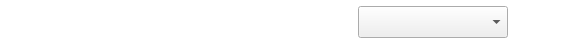
<?xml version="1.0" encoding="UTF-8"?>
<ui version="4.0">
 <class>SharingWidget</class>
 <widget class="QWidget" name="SharingWidget">
  <property name="enabled">
   <bool>true</bool>
  </property>
  <property name="geometry">
   <rect>
    <x>0</x>
    <y>0</y>
    <width>572</width>
    <height>45</height>
   </rect>
  </property>
  <property name="minimumSize">
   <size>
    <width>20</width>
    <height>45</height>
   </size>
  </property>
  <property name="windowTitle">
   <string>Form</string>
  </property>
  <property name="styleSheet">
   <string notr="true">#SharingWidget:!disabled
{
background-color: rgb(255, 255, 255);
}

#button_delete
{
border: 0;
background: 0;
}</string>
  </property>
  <layout class="QHBoxLayout" name="horizontalLayout">
   <property name="spacing">
    <number>20</number>
   </property>
   <property name="leftMargin">
    <number>0</number>
   </property>
   <property name="topMargin">
    <number>0</number>
   </property>
   <property name="rightMargin">
    <number>20</number>
   </property>
   <property name="bottomMargin">
    <number>0</number>
   </property>
   <item>
    <widget class="QLabel" name="label_name">
     <property name="text">
      <string/>
     </property>
    </widget>
   </item>
   <item>
    <spacer name="horizontalSpacer">
     <property name="orientation">
      <enum>Qt::Horizontal</enum>
     </property>
     <property name="sizeHint" stdset="0">
      <size>
       <width>40</width>
       <height>20</height>
      </size>
     </property>
    </spacer>
   </item>
   <item>
    <widget class="ComboBox" name="combo_role">
     <property name="minimumSize">
      <size>
       <width>150</width>
       <height>32</height>
      </size>
     </property>
     <property name="maximumSize">
      <size>
       <width>150</width>
       <height>16777215</height>
      </size>
     </property>
     <property name="font">
      <font>
       <pointsize>12</pointsize>
      </font>
     </property>
     <property name="focusPolicy">
      <enum>Qt::ClickFocus</enum>
     </property>
    </widget>
   </item>
    <item>
    <widget class="QLabel" name="label_status">
     <property name="minimumSize">
      <size>
       <width>24</width>
       <height>24</height>
      </size>
     </property>
     <property name="maximumSize">
      <size>
       <width>24</width>
       <height>24</height>
      </size>
     </property>
     <property name="text">
      <string/>
     </property>
     <property name="scaledContents">
      <bool>true</bool>
     </property>
    </widget>
   </item>
  </layout>
 </widget>
 <customwidgets>
  <customwidget>
   <class>ComboBox</class>
   <extends>QComboBox</extends>
   <header>guardata.client.gui.custom_widgets</header>
  </customwidget>
 </customwidgets>
 <resources/>
 <connections/>
</ui>
